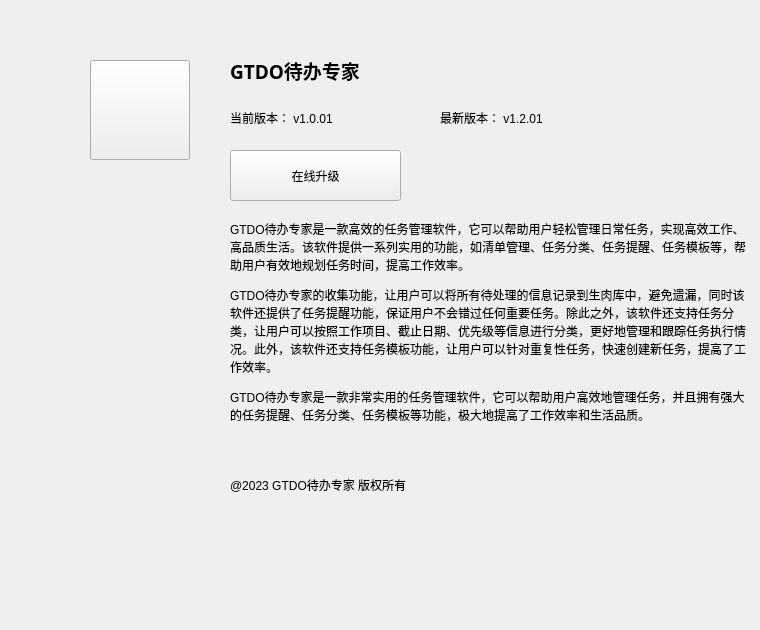
     <widget class="QWidget" name="panelListPage_6">
      <widget class="QPushButton" name="pushButton_2">
       <property name="geometry">
        <rect>
         <x>90</x>
         <y>60</y>
         <width>100</width>
         <height>100</height>
        </rect>
       </property>
       <property name="text">
        <string/>
       </property>
       <property name="icon">
        <iconset resource="image.qrc">
         <normaloff>:/image/logo.png</normaloff>:/image/logo.png</iconset>
       </property>
       <property name="iconSize">
        <size>
         <width>80</width>
         <height>80</height>
        </size>
       </property>
      </widget>
      <widget class="QLabel" name="label">
       <property name="geometry">
        <rect>
         <x>230</x>
         <y>50</y>
         <width>311</width>
         <height>41</height>
        </rect>
       </property>
       <property name="font">
        <font>
         <family>微软雅黑</family>
         <pointsize>14</pointsize>
         <weight>75</weight>
         <bold>true</bold>
        </font>
       </property>
       <property name="text">
        <string>GTDO待办专家</string>
       </property>
      </widget>
      <widget class="QLabel" name="label_2">
       <property name="geometry">
        <rect>
         <x>230</x>
         <y>110</y>
         <width>161</width>
         <height>16</height>
        </rect>
       </property>
       <property name="text">
        <string>当前版本： v1.0.01</string>
       </property>
      </widget>
      <widget class="QLabel" name="label_3">
       <property name="geometry">
        <rect>
         <x>440</x>
         <y>110</y>
         <width>161</width>
         <height>16</height>
        </rect>
       </property>
       <property name="text">
        <string>最新版本： v1.2.01</string>
       </property>
      </widget>
      <widget class="QLabel" name="label_4">
       <property name="geometry">
        <rect>
         <x>230</x>
         <y>220</y>
         <width>521</width>
         <height>401</height>
        </rect>
       </property>
       <property name="text">
        <string>&lt;html&gt;&lt;head/&gt;&lt;body&gt;&lt;p&gt;GTDO待办专家是一款高效的任务管理软件，它可以帮助用户轻松管理日常任务，实现高效工作、高品质生活。该软件提供一系列实用的功能，如清单管理、任务分类、任务提醒、任务模板等，帮助用户有效地规划任务时间，提高工作效率。&lt;/p&gt;&lt;p&gt;GTDO待办专家的收集功能，让用户可以将所有待处理的信息记录到生肉库中，避免遗漏，同时该软件还提供了任务提醒功能，保证用户不会错过任何重要任务。除此之外，该软件还支持任务分类，让用户可以按照工作项目、截止日期、优先级等信息进行分类，更好地管理和跟踪任务执行情况。此外，该软件还支持任务模板功能，让用户可以针对重复性任务，快速创建新任务，提高了工作效率。&lt;/p&gt;&lt;p&gt;GTDO待办专家是一款非常实用的任务管理软件，它可以帮助用户高效地管理任务，并且拥有强大的任务提醒、任务分类、任务模板等功能，极大地提高了工作效率和生活品质。&lt;/p&gt;&lt;p&gt;&lt;br/&gt;&lt;/p&gt;&lt;p&gt;@2023 GTDO待办专家  版权所有&lt;/p&gt;&lt;/body&gt;&lt;/html&gt;</string>
       </property>
       <property name="alignment">
        <set>Qt::AlignLeading|Qt::AlignLeft|Qt::AlignTop</set>
       </property>
       <property name="wordWrap">
        <bool>true</bool>
       </property>
      </widget>
      <widget class="QPushButton" name="pushButton_3">
       <property name="geometry">
        <rect>
         <x>230</x>
         <y>150</y>
         <width>171</width>
         <height>51</height>
        </rect>
       </property>
       <property name="text">
        <string>在线升级</string>
       </property>
       <property name="icon">
        <iconset resource="image.qrc">
         <normaloff>:/image/update.png</normaloff>:/image/update.png</iconset>
       </property>
      </widget>
     </widget>
